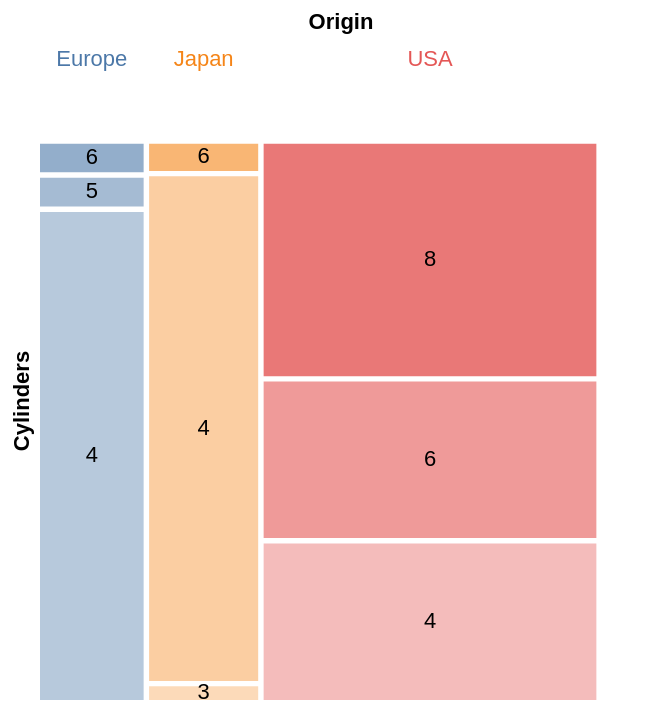

The Vega-Lite source for this figure:
### Vega-Lite specification from a JSON file in a GitHub repository (floating-point values rounded to 4 significant figures; data arrays with more than 128 entries replaced by an {"elided": "..."} marker saying what was removed)
{"$schema": "https://vega.github.io/schema/vega-lite/v6.json", "data": {"values": {"elided": "200 records"}}, "transform": [{"aggregate": [{"op": "count", "as": "count_*"}], "groupby": ["Origin", "Cylinders"]}, {"stack": "count_*", "groupby": [], "as": ["stack_count_Origin1", "stack_count_Origin2"], "offset": "normalize", "sort": [{"field": "Origin", "order": "ascending"}]}, {"window": [{"op": "min", "field": "stack_count_Origin1", "as": "x"}, {"op": "max", "field": "stack_count_Origin2", "as": "x2"}, {"op": "dense_rank", "as": "rank_Cylinders"}, {"op": "distinct", "field": "Cylinders", "as": "distinct_Cylinders"}], "groupby": ["Origin"], "frame": [null, null], "sort": [{"field": "Cylinders", "order": "ascending"}]}, {"window": [{"op": "dense_rank", "as": "rank_Origin"}], "frame": [null, null], "sort": [{"field": "Origin", "order": "ascending"}]}, {"stack": "count_*", "groupby": ["Origin"], "as": ["y", "y2"], "offset": "normalize", "sort": [{"field": "Cylinders", "order": "ascending"}]}, {"calculate": "datum.y + (datum.rank_Cylinders - 1) * datum.distinct_Cylinders * 0.01 / 3", "as": "ny"}, {"calculate": "datum.y2 + (datum.rank_Cylinders - 1) * datum.distinct_Cylinders * 0.01 / 3", "as": "ny2"}, {"calculate": "datum.x + (datum.rank_Origin - 1) * 0.01", "as": "nx"}, {"calculate": "datum.x2 + (datum.rank_Origin - 1) * 0.01", "as": "nx2"}, {"calculate": "(datum.nx+datum.nx2)/2", "as": "xc"}, {"calculate": "(datum.ny+datum.ny2)/2", "as": "yc"}], "vconcat": [{"mark": {"type": "text", "baseline": "middle", "align": "center"}, "encoding": {"x": {"aggregate": "min", "field": "xc", "title": "Origin", "axis": {"orient": "top"}}, "color": {"field": "Origin", "legend": null}, "text": {"field": "Origin"}}}, {"layer": [{"mark": {"type": "rect"}, "encoding": {"x": {"field": "nx", "type": "quantitative", "axis": null}, "x2": {"field": "nx2"}, "y": {"field": "ny", "type": "quantitative"}, "y2": {"field": "ny2"}, "color": {"field": "Origin", "type": "nominal", "legend": null}, "opacity": {"field": "Cylinders", "type": "quantitative", "legend": null}, "tooltip": [{"field": "Origin", "type": "nominal"}, {"field": "Cylinders", "type": "quantitative"}]}}, {"mark": {"type": "text", "baseline": "middle"}, "encoding": {"x": {"field": "xc", "type": "quantitative", "axis": null}, "y": {"field": "yc", "type": "quantitative", "axis": {"title": "Cylinders"}}, "text": {"field": "Cylinders", "type": "nominal"}}}]}], "resolve": {"scale": {"x": "shared"}}, "config": {"view": {"stroke": ""}, "concat": {"spacing": 10}, "axis": {"domain": false, "ticks": false, "labels": false, "grid": false}}}
